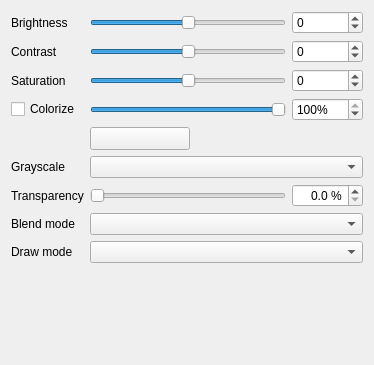
<?xml version="1.0" encoding="UTF-8"?>
<ui version="4.0">
 <class>WidgetColorEffect</class>
 <widget class="QWidget" name="WidgetColorEffect">
  <property name="geometry">
   <rect>
    <x>0</x>
    <y>0</y>
    <width>374</width>
    <height>365</height>
   </rect>
  </property>
  <property name="windowTitle">
   <string>Form</string>
  </property>
  <layout class="QVBoxLayout" name="verticalLayout">
   <item>
    <layout class="QGridLayout" name="gridLayout_38">
     <item row="0" column="0" colspan="2">
      <widget class="QFrame" name="mShadowFrame">
       <layout class="QGridLayout" name="gridLayout_7" columnstretch="0,0,0">
        <property name="leftMargin">
         <number>0</number>
        </property>
        <property name="topMargin">
         <number>0</number>
        </property>
        <property name="rightMargin">
         <number>0</number>
        </property>
        <property name="bottomMargin">
         <number>0</number>
        </property>
        <item row="2" column="2">
         <widget class="QgsSpinBox" name="mSaturationSpinBox">
          <property name="minimum">
           <number>-100</number>
          </property>
          <property name="maximum">
           <number>100</number>
          </property>
          <property name="value">
           <number>0</number>
          </property>
          <property name="decimals" stdset="0">
           <number>0</number>
          </property>
         </widget>
        </item>
        <item row="3" column="0">
         <widget class="QCheckBox" name="mColorizeCheck">
          <property name="text">
           <string>Colorize</string>
          </property>
         </widget>
        </item>
        <item row="6" column="1">
         <widget class="QSlider" name="mTranspSlider">
          <property name="enabled">
           <bool>true</bool>
          </property>
          <property name="sizePolicy">
           <sizepolicy hsizetype="Expanding" vsizetype="Fixed">
            <horstretch>0</horstretch>
            <verstretch>0</verstretch>
           </sizepolicy>
          </property>
          <property name="minimumSize">
           <size>
            <width>50</width>
            <height>0</height>
           </size>
          </property>
          <property name="maximum">
           <number>1000</number>
          </property>
          <property name="singleStep">
           <number>10</number>
          </property>
          <property name="pageStep">
           <number>100</number>
          </property>
          <property name="orientation">
           <enum>Qt::Horizontal</enum>
          </property>
         </widget>
        </item>
        <item row="3" column="1">
         <widget class="QSlider" name="mSliderColorizeStrength">
          <property name="maximum">
           <number>100</number>
          </property>
          <property name="value">
           <number>100</number>
          </property>
          <property name="orientation">
           <enum>Qt::Horizontal</enum>
          </property>
         </widget>
        </item>
        <item row="1" column="1">
         <widget class="QSlider" name="mSliderContrast">
          <property name="minimumSize">
           <size>
            <width>75</width>
            <height>0</height>
           </size>
          </property>
          <property name="minimum">
           <number>-100</number>
          </property>
          <property name="maximum">
           <number>100</number>
          </property>
          <property name="singleStep">
           <number>1</number>
          </property>
          <property name="orientation">
           <enum>Qt::Horizontal</enum>
          </property>
         </widget>
        </item>
        <item row="1" column="0">
         <widget class="QLabel" name="label_5">
          <property name="text">
           <string>Contrast</string>
          </property>
         </widget>
        </item>
        <item row="0" column="0">
         <widget class="QLabel" name="label_2">
          <property name="text">
           <string>Brightness</string>
          </property>
         </widget>
        </item>
        <item row="2" column="1">
         <widget class="QSlider" name="mSliderSaturation">
          <property name="sizePolicy">
           <sizepolicy hsizetype="Expanding" vsizetype="Fixed">
            <horstretch>0</horstretch>
            <verstretch>0</verstretch>
           </sizepolicy>
          </property>
          <property name="minimumSize">
           <size>
            <width>75</width>
            <height>0</height>
           </size>
          </property>
          <property name="minimum">
           <number>-100</number>
          </property>
          <property name="maximum">
           <number>100</number>
          </property>
          <property name="orientation">
           <enum>Qt::Horizontal</enum>
          </property>
         </widget>
        </item>
        <item row="1" column="2">
         <widget class="QgsSpinBox" name="mContrastSpinBox">
          <property name="minimum">
           <number>-100</number>
          </property>
          <property name="maximum">
           <number>100</number>
          </property>
         </widget>
        </item>
        <item row="0" column="1">
         <widget class="QSlider" name="mSliderBrightness">
          <property name="minimumSize">
           <size>
            <width>75</width>
            <height>0</height>
           </size>
          </property>
          <property name="minimum">
           <number>-255</number>
          </property>
          <property name="maximum">
           <number>255</number>
          </property>
          <property name="orientation">
           <enum>Qt::Horizontal</enum>
          </property>
          <property name="tickPosition">
           <enum>QSlider::NoTicks</enum>
          </property>
          <property name="tickInterval">
           <number>0</number>
          </property>
         </widget>
        </item>
        <item row="2" column="0">
         <widget class="QLabel" name="labelSaturation">
          <property name="text">
           <string>Saturation</string>
          </property>
         </widget>
        </item>
        <item row="3" column="2">
         <widget class="QSpinBox" name="mColorizeStrengthSpinBox">
          <property name="suffix">
           <string>%</string>
          </property>
          <property name="minimum">
           <number>0</number>
          </property>
          <property name="maximum">
           <number>100</number>
          </property>
          <property name="value">
           <number>100</number>
          </property>
         </widget>
        </item>
        <item row="6" column="0">
         <widget class="QLabel" name="label_28">
          <property name="text">
           <string>Transparency</string>
          </property>
         </widget>
        </item>
        <item row="7" column="0">
         <widget class="QLabel" name="label_30">
          <property name="text">
           <string>Blend mode</string>
          </property>
         </widget>
        </item>
        <item row="8" column="1" colspan="2">
         <widget class="QgsEffectDrawModeComboBox" name="mDrawModeComboBox"/>
        </item>
        <item row="7" column="1" colspan="2">
         <widget class="QgsBlendModeComboBox" name="mBlendCmbBx"/>
        </item>
        <item row="8" column="0">
         <widget class="QLabel" name="label">
          <property name="text">
           <string>Draw mode</string>
          </property>
         </widget>
        </item>
        <item row="6" column="2">
         <widget class="QgsDoubleSpinBox" name="mTranspSpnBx">
          <property name="enabled">
           <bool>true</bool>
          </property>
          <property name="alignment">
           <set>Qt::AlignRight|Qt::AlignTrailing|Qt::AlignVCenter</set>
          </property>
          <property name="suffix">
           <string> %</string>
          </property>
          <property name="decimals">
           <number>1</number>
          </property>
          <property name="maximum">
           <double>100.000000000000000</double>
          </property>
         </widget>
        </item>
        <item row="0" column="2">
         <widget class="QgsSpinBox" name="mBrightnessSpinBox">
          <property name="minimum">
           <number>-255</number>
          </property>
          <property name="maximum">
           <number>255</number>
          </property>
         </widget>
        </item>
        <item row="4" column="1">
         <widget class="QgsColorButtonV2" name="mColorizeColorButton">
          <property name="minimumSize">
           <size>
            <width>100</width>
            <height>0</height>
           </size>
          </property>
          <property name="maximumSize">
           <size>
            <width>100</width>
            <height>16777215</height>
           </size>
          </property>
          <property name="text">
           <string/>
          </property>
         </widget>
        </item>
        <item row="5" column="0">
         <widget class="QLabel" name="labelGrayscale">
          <property name="text">
           <string>Grayscale</string>
          </property>
         </widget>
        </item>
        <item row="5" column="1" colspan="2">
         <widget class="QComboBox" name="mGrayscaleCombo"/>
        </item>
       </layout>
      </widget>
     </item>
    </layout>
   </item>
   <item>
    <spacer name="verticalSpacer">
     <property name="orientation">
      <enum>Qt::Vertical</enum>
     </property>
     <property name="sizeHint" stdset="0">
      <size>
       <width>20</width>
       <height>40</height>
      </size>
     </property>
    </spacer>
   </item>
  </layout>
 </widget>
 <customwidgets>
  <customwidget>
   <class>QgsDoubleSpinBox</class>
   <extends>QDoubleSpinBox</extends>
   <header>qgsdoublespinbox.h</header>
  </customwidget>
  <customwidget>
   <class>QgsBlendModeComboBox</class>
   <extends>QComboBox</extends>
   <header>qgsblendmodecombobox.h</header>
  </customwidget>
  <customwidget>
   <class>QgsEffectDrawModeComboBox</class>
   <extends>QComboBox</extends>
   <header>qgseffectdrawmodecombobox.h</header>
  </customwidget>
  <customwidget>
   <class>QgsColorButtonV2</class>
   <extends>QToolButton</extends>
   <header>qgscolorbuttonv2.h</header>
   <container>1</container>
  </customwidget>
  <customwidget>
   <class>QgsSpinBox</class>
   <extends>QSpinBox</extends>
   <header>qgsspinbox.h</header>
  </customwidget>
 </customwidgets>
 <resources/>
 <connections>
  <connection>
   <sender>mSliderBrightness</sender>
   <signal>valueChanged(int)</signal>
   <receiver>mBrightnessSpinBox</receiver>
   <slot>setValue(int)</slot>
   <hints>
    <hint type="sourcelabel">
     <x>190</x>
     <y>24</y>
    </hint>
    <hint type="destinationlabel">
     <x>321</x>
     <y>24</y>
    </hint>
   </hints>
  </connection>
  <connection>
   <sender>mBrightnessSpinBox</sender>
   <signal>valueChanged(int)</signal>
   <receiver>mSliderBrightness</receiver>
   <slot>setValue(int)</slot>
   <hints>
    <hint type="sourcelabel">
     <x>321</x>
     <y>24</y>
    </hint>
    <hint type="destinationlabel">
     <x>190</x>
     <y>24</y>
    </hint>
   </hints>
  </connection>
  <connection>
   <sender>mSliderContrast</sender>
   <signal>valueChanged(int)</signal>
   <receiver>mContrastSpinBox</receiver>
   <slot>setValue(int)</slot>
   <hints>
    <hint type="sourcelabel">
     <x>190</x>
     <y>59</y>
    </hint>
    <hint type="destinationlabel">
     <x>321</x>
     <y>59</y>
    </hint>
   </hints>
  </connection>
  <connection>
   <sender>mContrastSpinBox</sender>
   <signal>valueChanged(int)</signal>
   <receiver>mSliderContrast</receiver>
   <slot>setValue(int)</slot>
   <hints>
    <hint type="sourcelabel">
     <x>321</x>
     <y>59</y>
    </hint>
    <hint type="destinationlabel">
     <x>190</x>
     <y>59</y>
    </hint>
   </hints>
  </connection>
  <connection>
   <sender>mSliderSaturation</sender>
   <signal>valueChanged(int)</signal>
   <receiver>mSaturationSpinBox</receiver>
   <slot>setValue(int)</slot>
   <hints>
    <hint type="sourcelabel">
     <x>190</x>
     <y>94</y>
    </hint>
    <hint type="destinationlabel">
     <x>321</x>
     <y>94</y>
    </hint>
   </hints>
  </connection>
  <connection>
   <sender>mSaturationSpinBox</sender>
   <signal>valueChanged(int)</signal>
   <receiver>mSliderSaturation</receiver>
   <slot>setValue(int)</slot>
   <hints>
    <hint type="sourcelabel">
     <x>321</x>
     <y>94</y>
    </hint>
    <hint type="destinationlabel">
     <x>190</x>
     <y>94</y>
    </hint>
   </hints>
  </connection>
  <connection>
   <sender>mSliderColorizeStrength</sender>
   <signal>valueChanged(int)</signal>
   <receiver>mColorizeStrengthSpinBox</receiver>
   <slot>setValue(int)</slot>
   <hints>
    <hint type="sourcelabel">
     <x>190</x>
     <y>129</y>
    </hint>
    <hint type="destinationlabel">
     <x>321</x>
     <y>129</y>
    </hint>
   </hints>
  </connection>
  <connection>
   <sender>mColorizeStrengthSpinBox</sender>
   <signal>valueChanged(int)</signal>
   <receiver>mSliderColorizeStrength</receiver>
   <slot>setValue(int)</slot>
   <hints>
    <hint type="sourcelabel">
     <x>321</x>
     <y>129</y>
    </hint>
    <hint type="destinationlabel">
     <x>190</x>
     <y>129</y>
    </hint>
   </hints>
  </connection>
 </connections>
</ui>
